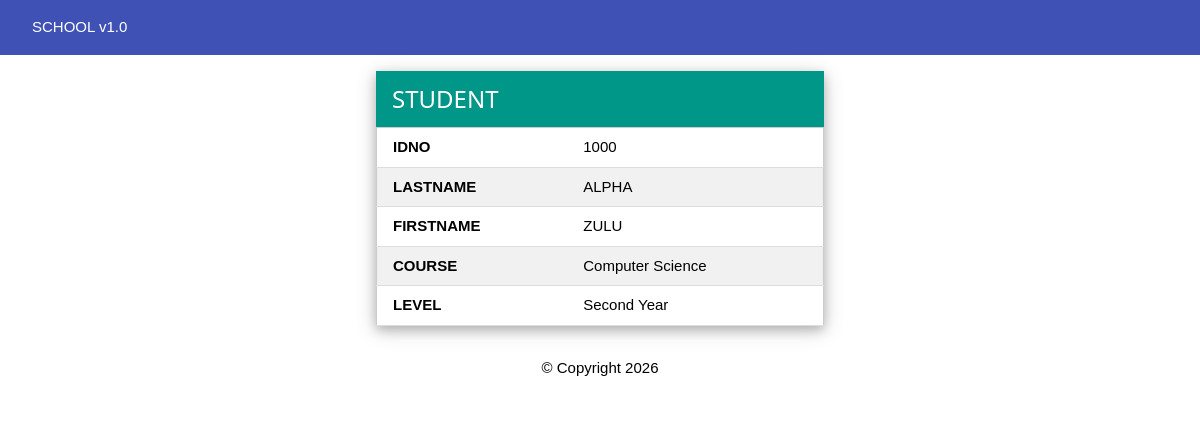
The app's page /student/1000 with its own data.
### tables this page shows
CREATE TABLE students(
id integer primary key autoincrement,
idno varchar(10) unique,
lastname varchar(50),
firstname varchar(50),
course varchar(10),
level varchar(5), image varchar(100));

### app.py (the view)
@app.route("/student/<idno>")
def student(idno: str) -> None:
    rec: list = getrecord('students', idno=idno)
    if not rec:
        return render_template('student.html', s=None), 404
    s = rec[0]
    return render_template('student.html', s=s,
                           course=COURSES.get(str(s['course']).lower(), str(s['course']).upper()),
                           level=LEVELS.get(str(s['level']), s['level']))

### db/dbhelper.py (called while the page is built)
def getprocess(sql:str,vals:list)->list:
    print(sql)
    conn:any = None
    cursor:any = None
    data:list = []
    try:
        conn = connect(database)
        conn.row_factory = Row
        cursor = conn.cursor()
        cursor.execute(sql,vals)
        data=cursor.fetchall()
    except Exception as e:
        print(f"Error: {e}")
    finally:
        cursor.close()
        conn.close()
    return data

def getrecord(table:str,**kwargs)->list:
    keys:list = list(kwargs.keys())
    vals:list = list(kwargs.values())
    flds:list = []
    for key in keys:
        flds.append("`"+key+"`=?")
    fld:str = " AND ".join(flds)
    sql:str = f"SELECT * FROM `{table}` WHERE {fld}"
    return getprocess(sql,vals)

### templates/student.html (shortened to what this page needs)
{% extends 'base.html' %}
{% block content %}
<div class="w3-container" style="max-width:480px;margin:auto">
{% if s %}
    <div class="w3-card-4 w3-margin-top">
        <div class="w3-container w3-teal"><h3>STUDENT</h3></div>
        <table class="w3-table-all">
            <tr><td><b>IDNO</b></td><td>{{ s['idno'] }}</td></tr>
            <tr><td><b>LASTNAME</b></td><td>{{ s['lastname']|upper }}</td></tr>
            <tr><td><b>FIRSTNAME</b></td><td>{{ s['firstname']|upper }}</td></tr>
            <tr><td><b>COURSE</b></td><td>{{ course }}</td></tr>
            <tr><td><b>LEVEL</b></td><td>{{ level }}</td></tr>
        </table>
    </div>
{% else %}
    <div class="w3-panel w3-pale-red w3-border w3-margin-top">
        <h3>Student not found</h3>
        <p>This QR code does not match a saved student.</p>
    </div>
{% endif %}
</div>
{% endblock %}

### static/css/w3.css (style rules this page uses)
*,*:before,*:after { box-sizing:inherit }
html { -webkit-text-size-adjust:100%;text-size-adjust:100% }
body { margin:0;padding-top:0.01em;padding-bottom:0.01em }
:root { color-scheme:light; --w3-font-family:Verdana,sans-serif; --w3-heading-font-family:"Segoe UI",Arial,sans-serif; --w3-font-size:15px; --w3-line-height:1.5; --w3-content-max-width:980px; --w3-page-bg:#fff; --w3-text-color:#000; --w3-surface:#fff; --w3-surface-alt:#f1f1f1; --w3-codespan-text:#d2143a; --w3-border-color:#ccc; --w3-control-border:#808080; --w3-badge-bg:#000; --w3-badge-text:#fff; --w3-border-light:#ddd; --w3-hover-bg:#ccc; --w3-hover-text:#000; --w3-danger-bg:#dd0000; --w3-danger-text:#fff; --w3-note-bg:#fff599; --w3-note-text:#000; --w3-info-bg:#0a6fc2; --w3-info-text:#fff; --w3-warning-bg:#ffb305; --w3-warning-text:#000; --w3-success-bg:#008a00; --w3-success-text:#fff; }
html,body { font-family:var(--w3-font-family);font-size:var(--w3-font-size);line-height:var(--w3-line-height);color:var(--w3-text-color) }
body { background-color:var(--w3-page-bg) }
html { overflow-x:hidden }
h3 { font-size:24px }
h1,h2,h3,h4,h5,h6 { font-family:var(--w3-heading-font-family);font-weight:400;margin:10px 0 }
.w3-table,.w3-table-all { border-collapse:collapse;border-spacing:0;width:100%;display:table }
.w3-table-all { border:1px solid var(--w3-border-color) }
.w3-bordered tr,.w3-table-all tr { border-bottom:1px solid var(--w3-border-light) }
.w3-table-all tr:nth-child(odd) { background-color:var(--w3-surface) }
.w3-table-all tr:nth-child(even) { background-color:var(--w3-surface-alt) }
.w3-table td,.w3-table th,.w3-table-all td,.w3-table-all th { padding:8px 8px;display:table-cell;text-align:start;vertical-align:top }
.w3-table th:first-child,.w3-table td:first-child,.w3-table-all th:first-child,.w3-table-all td:first-child { padding-inline-start:16px }
.w3-container:after,.w3-container:before,.w3-panel:after,.w3-panel:before,.w3-row:after,.w3-row:before,.w3-row-padding:after,.w3-row-padding:before, .w3-cell-row:before,.w3-cell-row:after,.w3-clear:after,.w3-clear:before,.w3-bar:before,.w3-bar:after { content:"";display:table;clear:both }
.w3-container,.w3-panel { padding:0.01em 16px }
.w3-card-4,.w3-hover-shadow:hover { box-shadow:0 4px 10px 0 rgba(0,0,0,0.2),0 4px 20px 0 rgba(0,0,0,0.19) }
.w3-margin-top { margin-top:16px!important }
.w3-teal,.w3-hover-teal:hover { color:#fff!important;background-color:#009688!important }

### records on screen
students: idno "1000", lastname "ALPHA", firstname "ZULU"

### other values on screen
{{ course }} "Computer Science"
{{ level }} "Second Year"
